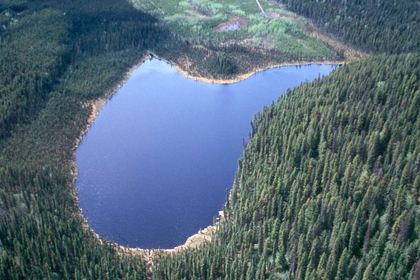
%> input picture HW05/pic1.ppm, 420 x 280 px, shrunk from 600 x 400 before the run
$ octave --eval "result = otsu(imread('../pic1.ppm'));"   (GNU Octave 9; MATLAB toolbox functions it lacks are replaced by stand-ins)
%> lines starting %> are read from the running program, lines starting %| are printed output that depends on the picture; in (x1, y1, x2, y2) boxes, pixels count from 0 and x2, y2 are one past the last pixel; in counts of white or black regions, pixels touching at a corner belong together; the program's own positions count from 1
### HW05/Code/myhist.m
function [normHist] = myhist(data, dataSet)
%{
***********************************************************************
    *  File:  myhist.m
    *  Name:  Connor McCurley
    *  Date:  09/09/2018
    *  Course: EEE 6512 Image Processing and Computer Vision
    *  Desc:  Takes an intensity image 'data' and the data set name
              'dataSet' (optional), and returns a vector of the image's
              normalized intensity histogram
**********************************************************************
%}

%Define number of histogram bins and initialize vector of histogram values
numBins = 256;
unnormHist = zeros(numBins,1);
bins = 0:(numBins-1);

%Get normalizing constant
normConst = size(data,1)*size(data,2);

%Get unnormalized histogram
for bin = 1:numBins
    unnormHist(bin) = sum(data(:) == (bin-1));
end

%Normalize histogram
normHist = unnormHist./normConst;

%Plot normalized histogram
figure();
bar(bins,normHist);
xlabel('Intensity');
ylabel('Normalized Frequency');
if(nargin>1)
    title([dataSet ' Normalized Histogram']);
else
   title('Normalized Histogram');
end

end

### HW05/Code/otsu.m
function [threshImage] = otsu(image)

%{
%%***********************************************************************
%    *  File:  otsu.m
%    *  Name:  Connor McCurley
%    *  Date:  10/29/2018
%    *  Course: EEE 6512 Image Processing and Computer Vision
%    *  Desc:  Performs Otsu's methods for foreground extraction on an
%              rgb image after smoothing with a Gaussian filter and
%              edge detection with a sobel filter.
%    *  Input: image - 3 channel rgb image of size MxN
%    * Output: threshImage - 3 channel binary image of size MxN
%%**********************************************************************
%}
nBins = 256;

%Show original image
figure();
imagesc(image);
title('Scene to be Segmented');

%separate color channels
redImage = image(:,:,1);
greenImage = image(:,:,2);
blueImage = image(:,:,3);

%apply smoothing on each channel
redImage = imgaussfilt(redImage,2);
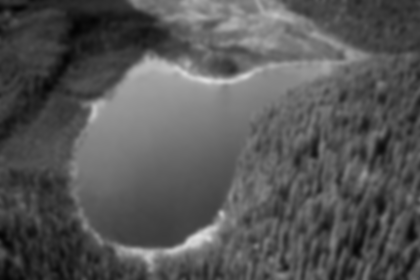
%> redImage: size 280x420 uint8; min 4, max 222, mean 85.8
greenImage = imgaussfilt(greenImage,2);
blueImage = imgaussfilt(blueImage,2);
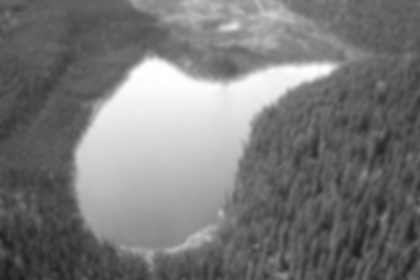
%> blueImage: size 280x420 uint8; min 28, max 255, mean 120.9

%detect edges using sobel filter
redEdges = edge(redImage,'sobel');
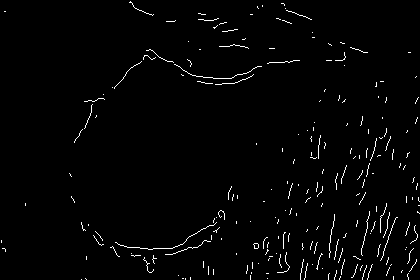
%> redEdges: size 280x420 logical; 1.8% white in thin lines or dots
greenEdges = edge(greenImage,'sobel');
%> greenEdges: size 280x420 logical; 2% white in thin lines or dots
blueEdges = edge(blueImage,'sobel');
%> blueEdges: size 280x420 logical; 1.5% white in thin lines or dots

figure();
colormap(gray);
imagesc(redEdges);
title('Sobel Edges in Red Channel');

figure();
colormap(gray)
imagesc(greenEdges);
title('Sobel Edges in Green Channel');

figure();
colormap(gray)
imagesc(blueEdges);
title('Sobel Edges in Blue Channel');

%calculate normalized histograms of edge pixels
rHist = myhist(redImage(redEdges), 'Red Channel');
%> after the loop in myhist, `for bin = 1:numBins`: unnormHist = 256 values, max 44 at index 69, min 0 at index 1, mean 8.31
%> in myhist, `normHist = unnormHist./normConst;`: normHist = 256 values, max 0.0207 at index 69, min 0 at index 1, mean 0.00391
%> figure, not shown here; tallest bar 0.0207 high, from x = 67.6 to 68.4
%> rHist has the same summary as normHist in myhist
gHist = myhist(greenImage(greenEdges), 'Green Channel');
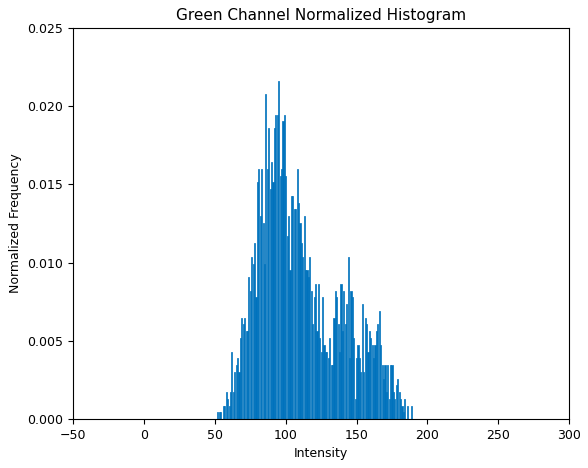
%> figure redrawn from the program's plot data; tallest bar 0.0216 high, from x = 94.6 to 95.4
%> gHist = 256 values, max 0.0216 at index 96, min 0 at index 1, mean 0.00391
bHist = myhist(blueImage(blueEdges), 'Blue Channel');
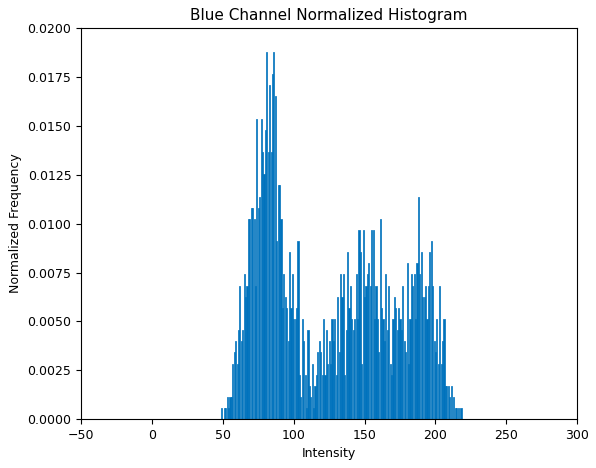
%> figure redrawn from the program's plot data; tallest bar 0.0188 high, from x = 80.6 to 81.4
%> bHist = 256 values, max 0.0188 at index 82, min 0 at index 1, mean 0.00391

hists = {rHist, gHist, bHist};
%> hists = 3 items
images = {redImage, greenImage, blueImage};
%> images = 3 items

binaryImages = {};

%perform Otsu's method for each of the color channel histograms
for im = 1:length(hists)

    %get current histogram
    iHist = hists{im};

    %get current image
    I = images{im};

    %initialize variables
    cumSum = zeros(nBins,1);
    cumMean = zeros(nBins,1);
    bcVar = zeros(nBins,1);
    globalMean = 0;
    globalVar = 0;
    eta = 0;

    for ind = 1:nBins
        %Compute cumulative sum (eqt 10-49)
        cumSum(ind) = sum(iHist(1:ind));

        %Compute cumulative means (eqt 10-53)
        for k = 1:ind
           cumMean(ind) = cumMean(ind) + (iHist(k)*(k-1));
        end
    end

    %find the global mean (eqt 10-54)
    for k = 1:nBins
       globalMean = globalMean + (iHist(k)*(k-1));
    end

    %calculate between-class variances (eqt 10-62)
    for ind = 1:nBins
        bcVar(ind) = ((globalMean*cumSum(ind)-cumMean(ind))^2)/(cumSum(ind)*(1-cumSum(ind)));
    end

    %find optimal threshold value for which bcVar is maximized
    [val, thresh] = max(bcVar);
    thresh = thresh - 1;

    %calculate the global variance (eqt 10-58)
    for k = 1:nBins
       globalVar = globalVar + (((k-1) - globalMean)^2)*iHist(k);
    end

    %compute the separability measure (eqt 10-61)
    eta = bcVar(thresh)/globalVar;

    %threshold image
    for row = 1:size(I,1)
        for col = 1:size(I,2)
            if I(row,col) > thresh
               I(row,col) = 1;
            else
               I(row,col) = 0;
            end
        end
    end

    binaryImages{im} = I;

end
%> this loop made 3 passes
%> (val, thresh, eta) on passes 1 to 3: (949.7, 105, 0.727), (611.5, 120, 0.729), (1698.8, 126, 0.812)
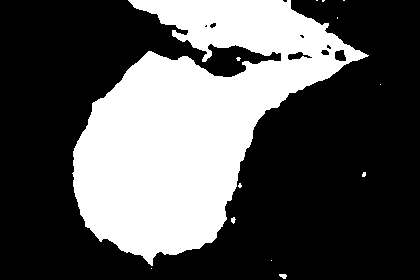
%> I: size 280x420 uint8; values 0 (black) and 1 (white), 33.8% white; 13 white regions (10 under 20 px), largest, box (x1, y1, x2, y2) and area: (72, 0, 369, 266) 39590, (279, 274, 287, 279) 29, (231, 217, 236, 224) 23
%> after the loop, binaryImages = 3 items; cumMean = 256 values from 0 to 125.3; cumSum = 256 values from 0 to 1

%plot thresholded images
figure();
colormap(gray);
imagesc(binaryImages{1});
title('Red Channel Thresholded Image using Otsu');

figure();
colormap(gray)
imagesc(binaryImages{2});
title('Green Channel Thresholded Image using Otsu');

figure();
colormap(gray)
imagesc(binaryImages{3});
title('Blue Channel Thresholded Image using Otsu');

%reshape output image into 3 channel binary image
threshImage = zeros(size(binaryImages{1},1),size(binaryImages{1},2),3);
%> threshImage: size 280x420x3 double; every value is 0
for n = 1:length(binaryImages)
   threshImage(:,:,n) = binaryImages{n};
end
%> this loop made 3 passes
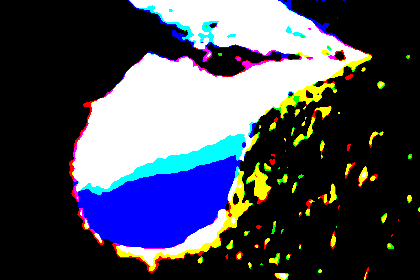
%> threshImage: size 280x420x3 double; mean R, G, B 0.271, 0.284, 0.338
end
